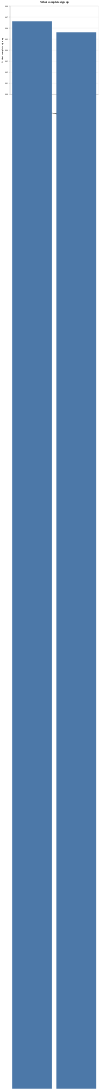

The notebook cell this image was saved under:
### Markdown cell above
## Core KPI: conversion rate

### Code cell
data = pd.read_csv("terms_v2.csv")

d = data.groupby("shadow_user_id")["se_property"].agg("nunique").reset_index()
d = d.loc[d["se_property"] > 1, "shadow_user_id"]
data = data.loc[data["shadow_user_id"].isin(d) == False, :]

# go down to one row per user.
data = data.groupby(["shadow_user_id", "se_property"])["su"].agg("max").reset_index()

data = data.groupby("se_property")["su"].agg("mean").reset_index()

alt.Chart(data).mark_bar().encode(
    x=alt.X("se_property:N", axis=alt.Axis(title="Group")),
    y=alt.Y(
        "su:Q",
        axis=alt.Axis(title="% that complete sign up"),
        scale=alt.Scale(domain=(0.9, 0.98)),
    ),
).properties(width=400, height=400, title="% that complete sign up")

### Figure 1 — Vega-Lite specification as saved in the notebook (floating-point values rounded to 4 significant figures)
{"config": {"view": {"continuousWidth": 400, "continuousHeight": 300}}, "data": {"name": "data-0383bc0d07b0d40c66b7528954674881"}, "mark": "bar", "encoding": {"x": {"type": "nominal", "axis": {"title": "Group"}, "field": "se_property"}, "y": {"type": "quantitative", "axis": {"title": "% that complete sign up"}, "field": "su", "scale": {"domain": [0.9, 0.98]}}}, "height": 400, "title": "% that complete sign up", "width": 400, "$schema": "https://vega.github.io/schema/vega-lite/v4.0.2.json", "datasets": {"data-0383bc0d07b0d40c66b7528954674881": [{"se_property": "terms_v2", "su": 0.9662}, {"se_property": "terms_v2_control", "su": 0.9562}]}}
